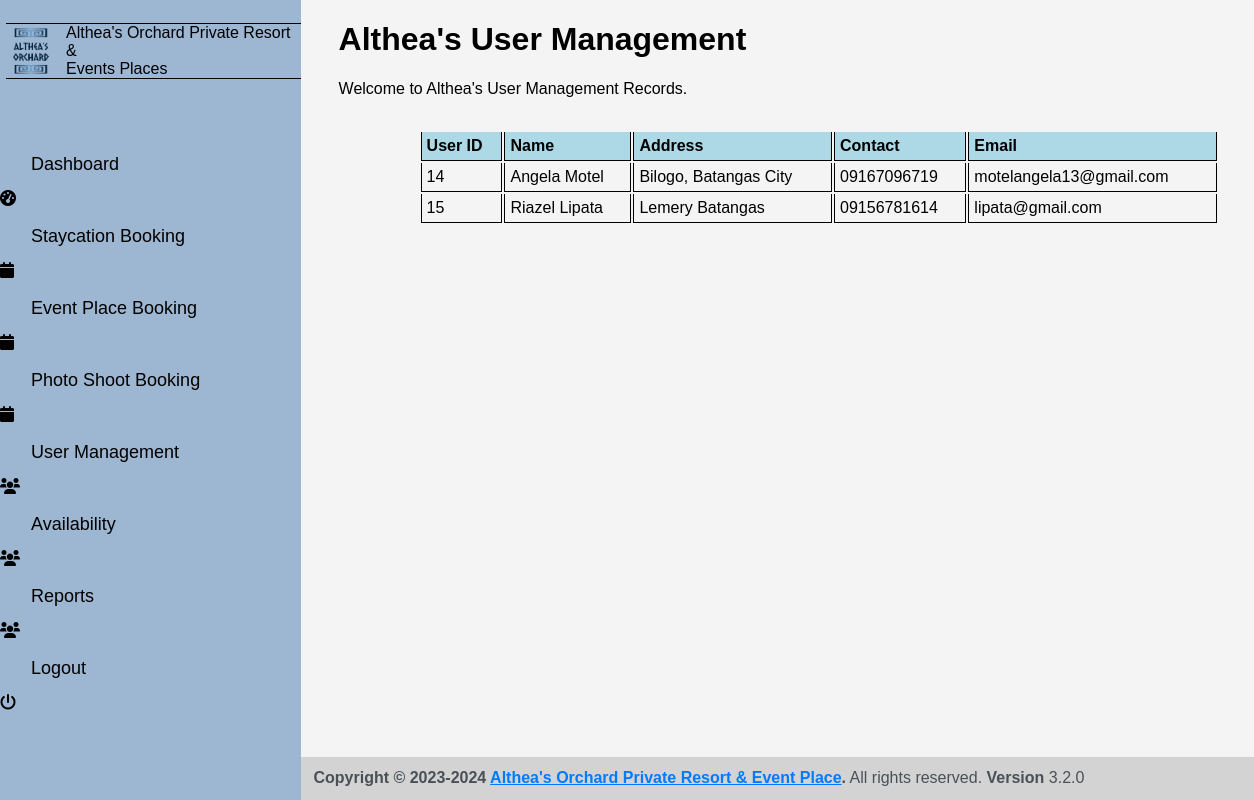
/admin/management.php, run on the app's committed database.
### tables this page shows
CREATE TABLE IF NOT EXISTS `user_account` (
  `user_id` int NOT NULL AUTO_INCREMENT,
  `user_name` varchar(255) NOT NULL,
  `user_address` varchar(255) NOT NULL,
  `user_contact` varchar(255) NOT NULL,
  `user_email` varchar(255) NOT NULL,
  `user_password` varchar(20) NOT NULL,
  PRIMARY KEY (`user_id`)
);

### admin/management.php (the view, shortened to what this page needs)
<?php
require_once "connect.php";
?>
<!DOCTYPE html>
<html>
<head>
    <link rel="stylesheet" href="https://cdnjs.cloudflare.com/ajax/libs/font-awesome/6.0.0-beta3/css/all.min.css">
    <link rel="stylesheet" type="text/css" href="css/management.css">
  <link rel="stylesheet" href="https://code.ionicframework.com/ionicons/2.0.1/css/ionicons.min.css">
</head>
<body>
<body class="hold-transition sidebar-mini layout-fixed">
<div class="wrapper">
    <div class="sidebar">
        <div class="sidebar-header">
            <img src="../img/logo2.png" class="logo "alt="Logo">
            <div class="header-text">
    <span class="logo-text">Althea's Orchard Private Resort &
        <br>Events Places</span>
</div>
        </div>
        <a href="home.php">Dashboard</a>
        <i class="nav-icon fas fa-tachometer-alt"></i>
        <a href="staycation.php" >Staycation Booking</a>
        <i class="nav-icon fas fa-calendar"></i>
        <a href="eventplace.php">Event Place Booking</a>
        <i class="nav-icon fas fa-calendar"></i>
        <a href="photoshoot.php">Photo Shoot Booking</a>
        <i class="nav-icon fas fa-calendar"></i>
        <a href="management.php" class="active">User Management</a>
        <i class="nav-icon fas fa-users"></i>
        <a href="available.php">Availability</a>
        <i class="nav-icon fas fa-users"></i>
        <a href="reports.php">Reports</a>
        <i class="nav-icon fas fa-users"></i>
        <a href="logout.php" >Logout</a>
        <i class="nav-icon fas fa-power-off"></i>
    </div>
    <div class="content">
    <h1>Althea's User Management </h1>
    <p>Welcome to Althea's User Management Records.</p>
  <div class="card-body p-0">
    <div class="table-responsive">
      <table class="table m-0">
        <thead>
          <tr>
          <th>User ID</th>
            <th>Name</th>
            <th>Address</th>
            <th>Contact</th>
            <th>Email</th>
          </tr>
        </thead>
        <tbody>
          <?php
          $q_e = $conn->query("SELECT * FROM `user_account`");
          while ($f_e = $q_e->fetch_array()) {
          ?>
            <tr>
            <td><?php echo $f_e['user_id'] ?> </td>
              <td><?php echo $f_e['user_name'] ?> </td>
              <td><?php echo $f_e['user_address'] ?> </td>
              <td><?php echo $f_e['user_contact'] ?> </td>
              <td><?php echo $f_e['user_email'] ?> </td>
            </tr>
          <?php } ?>
        </tbody>
      </table>
    </div>
  </div>
</div>
    <footer class="main-footer">
    <strong>Copyright &copy; 2023-2024 <a href="#">Althea's Orchard Private Resort & Event Place</a>.</strong>
    All rights reserved.  <b>Version</b> 3.2.0
  </footer>
</body>
</html>

### admin/css/management.css (style rules this page uses)
body { font-family: Arial, sans-serif; margin: 0; padding: 0; background-color: #f4f4f4; }
.sidebar { height: 100%; width: 24%; position: fixed; top: 0; left: 0; background-color: #9DB6D2; padding-top: 20px; }
.sidebar-header { border-top: 1px solid black; border-bottom: 1px solid black; display: flex; align-items: center; justify-content: flex-start; margin-left: 2%; margin-bottom: 20%; margin-top: 1%; }
.sidebar-header img { width: 50px; margin-right: 10px; color: white; }
.sidebar a { padding: 15px 25px; margin-top: 1%; text-decoration: none; margin-left: 2%; font-size: 18px; color: black; display: block; transition: 0.3s; }
.content { max-width: 800px; margin: 0 auto; margin-left: 27%; }
.main-footer { background-color: lightgray; color: #495057; padding: 1%; text-align: left; position: fixed; bottom: 0; margin-left: 24%; width: 100%; }
.main-footer a { color: #007bff; }
.card-body { padding: 5%; margin-left: 5%; width: 100%; margin-top: -3%; }
.table { width: 100%; margin-bottom: 10%; }
.table th, .table td { padding: 5px; text-align: left; border-bottom: 1px solid black; border-left: 1px solid black; border-right: 1px solid black; }
.table th { background-color: lightblue; }
.table-responsive { overflow-x: auto; }

### data on the page
user_account: user_id "14", user_name "Angela Motel", user_address "Bilogo, Batangas City", user_contact "09167096719", user_email "motelangela13@gmail.com"
user_account: user_id "15", user_name "Riazel Lipata", user_address "Lemery Batangas", user_contact "09156781614", user_email "lipata@gmail.com"
